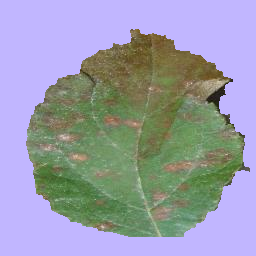
#> input picture final/images/pink.png, 256 x 256 px, found by its file name
$ python new.py
#> lines starting #> are read from the running program, lines starting #| are printed output that depends on the picture; after the words box and inside, x2 and y2 are one past the last pixel; in counts of white or black regions, pixels touching at a corner belong together
import cv2
import numpy as np

# Load the image
image_path = "final/images/pink.png"  # Replace with your image path
image = cv2.imread(image_path)
#> image is the input picture: shape (256, 256, 3); mean B, G, R 171.3, 155.6, 153

# 1. Sharpen the image to reduce blur
# Define a sharpening kernel
sharpening_kernel = np.array([[0, -1, 0],
                              [-1, 5, -1],
                              [0, -1, 0]])
sharp_image = cv2.filter2D(image, -1, sharpening_kernel)
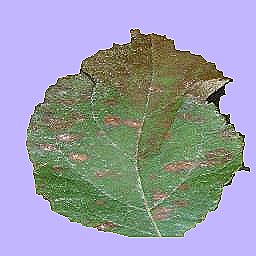
#> sharp_image: shape (256, 256, 3); mean B, G, R 170.5, 155.5, 152.8

# 2. Convert to HSV color space for color segmentation
hsv = cv2.cvtColor(sharp_image, cv2.COLOR_BGR2HSV)
#> hsv: shape (256, 256, 3); mean H, S, V 81.3, 82.3, 192.8

# 3. Adjust Contrast and Brightness (optional)
alpha = 1.2  # Contrast control
beta = 10    # Brightness control
adjusted_image = cv2.convertScaleAbs(sharp_image, alpha=alpha, beta=beta)
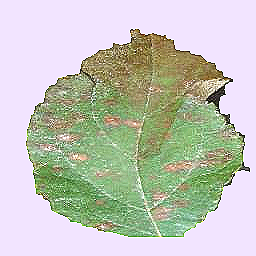
#> adjusted_image: shape (256, 256, 3); mean B, G, R 184.3, 195.6, 192.7

# 4. Smooth Noise (optional, if there is excess noise after sharpening)
# adjusted_image = cv2.GaussianBlur(adjusted_image, (5, 5), 0)

# Now proceed with the original segmentation and highlighting steps:

# Define HSV ranges for yellowing and browning diseased leaves
# Yellowing areas (keep as yellow)
lower_yellowing = np.array([20, 30, 60])
upper_yellowing = np.array([35, 255, 255])

# Browning or dark spots (to be changed to red)
lower_browning = np.array([10, 30, 30])
upper_browning = np.array([20, 255, 200])

# Create masks for yellowing and browning
mask_yellowing = cv2.inRange(hsv, lower_yellowing, upper_yellowing)
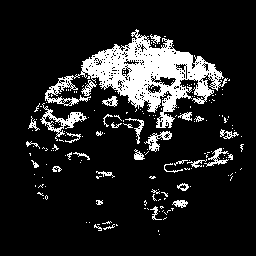
#> mask_yellowing: shape (256, 256); 13.1% white; 183 white regions (151 under 20 px), largest, box (x1, y1, x2, y2) and area: (45, 29, 228, 128) 6025, (40, 103, 87, 141) 430, (144, 131, 172, 152) 205
mask_browning = cv2.inRange(hsv, lower_browning, upper_browning)
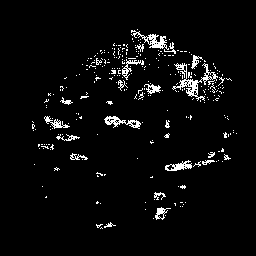
#> mask_browning: shape (256, 256); 4% white in thin lines or dots, all inside (x1, y1, x2, y2) = (32, 29, 237, 229)

# Create a red color image for the browning areas
red_color = np.full_like(image, (0, 0, 255))  # Red in BGR

# Combine the image, keeping yellow areas as-is and turning dark spots red
highlighted_image = cv2.bitwise_and(adjusted_image, adjusted_image, mask=~mask_browning)  # Keep all except dark spots
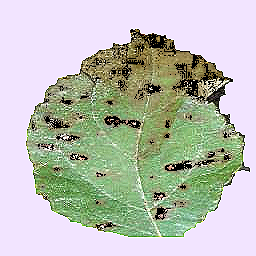
#> highlighted_image: shape (256, 256, 3); mean B, G, R 180, 189.9, 186.1
highlighted_image = cv2.add(highlighted_image, cv2.bitwise_and(red_color, red_color, mask=mask_browning))  # Add red to dark spots
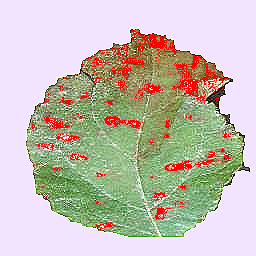
#> highlighted_image: shape (256, 256, 3); mean B, G, R 180, 189.9, 196.4
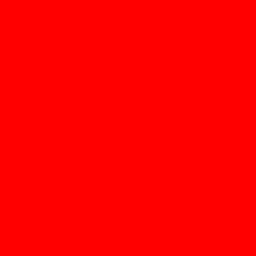
#> red_color: shape (256, 256, 3); mean B, G, R 0, 0, 255

# Save the result
cv2.imwrite("noise/new/highlighted_leaf.png", highlighted_image)

# Optional: Display the result
cv2.imshow("Highlighted Diseased Leaf", highlighted_image)
cv2.waitKey(0)
cv2.destroyAllWindows()
